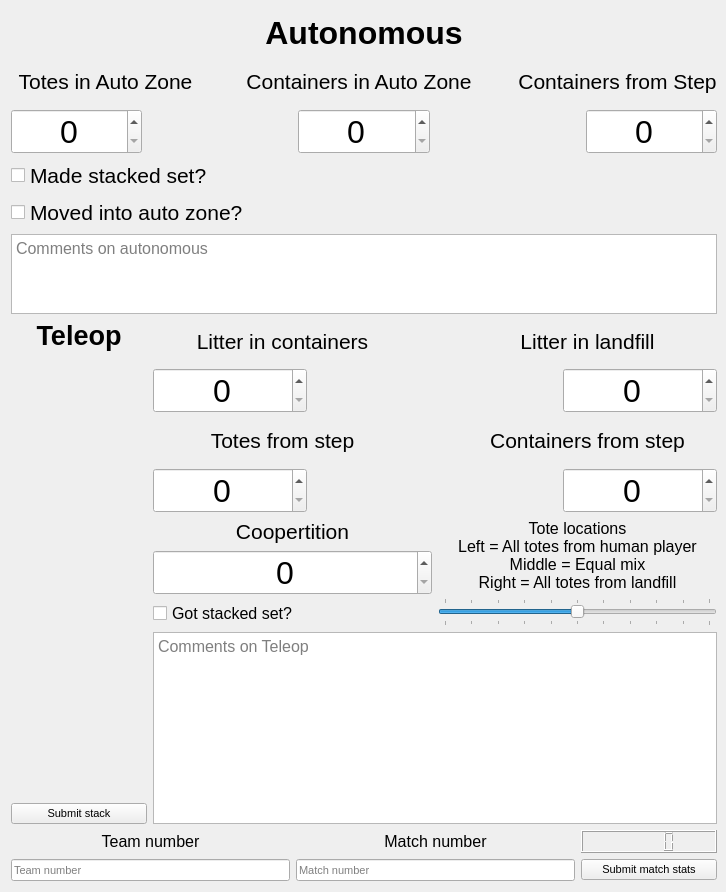
<?xml version="1.0" encoding="UTF-8"?>
<ui version="4.0">
 <class>Form</class>
 <widget class="QWidget" name="Form">
  <property name="geometry">
   <rect>
    <x>0</x>
    <y>0</y>
    <width>726</width>
    <height>892</height>
   </rect>
  </property>
  <property name="sizePolicy">
   <sizepolicy hsizetype="Minimum" vsizetype="Minimum">
    <horstretch>0</horstretch>
    <verstretch>0</verstretch>
   </sizepolicy>
  </property>
  <property name="font">
   <font>
    <pointsize>8</pointsize>
   </font>
  </property>
  <property name="windowTitle">
   <string>PiScout 2015: Turbomeme edition</string>
  </property>
  <property name="windowIcon">
   <iconset>
    <normaloff>piscoutlogo.png</normaloff>piscoutlogo.png</iconset>
  </property>
  <property name="layoutDirection">
   <enum>Qt::LeftToRight</enum>
  </property>
  <layout class="QGridLayout" name="gridLayout_2">
   <property name="sizeConstraint">
    <enum>QLayout::SetNoConstraint</enum>
   </property>
   <property name="rightMargin">
    <number>9</number>
   </property>
   <item row="18" column="0" colspan="4">
    <layout class="QHBoxLayout" name="horizontalLayout_11">
     <item>
      <widget class="QLineEdit" name="teamnumfield_f">
       <property name="sizePolicy">
        <sizepolicy hsizetype="Minimum" vsizetype="Maximum">
         <horstretch>0</horstretch>
         <verstretch>0</verstretch>
        </sizepolicy>
       </property>
       <property name="placeholderText">
        <string>Team number</string>
       </property>
      </widget>
     </item>
     <item>
      <widget class="QLineEdit" name="matchnumfield_f">
       <property name="sizePolicy">
        <sizepolicy hsizetype="Minimum" vsizetype="Maximum">
         <horstretch>0</horstretch>
         <verstretch>0</verstretch>
        </sizepolicy>
       </property>
       <property name="placeholderText">
        <string>Match number</string>
       </property>
      </widget>
     </item>
    </layout>
   </item>
   <item row="18" column="4">
    <layout class="QHBoxLayout" name="horizontalLayout_10">
     <property name="spacing">
      <number>6</number>
     </property>
     <property name="sizeConstraint">
      <enum>QLayout::SetNoConstraint</enum>
     </property>
     <item>
      <widget class="QPushButton" name="submitmatchstack_f">
       <property name="sizePolicy">
        <sizepolicy hsizetype="Minimum" vsizetype="Maximum">
         <horstretch>0</horstretch>
         <verstretch>0</verstretch>
        </sizepolicy>
       </property>
       <property name="text">
        <string>Submit match stats</string>
       </property>
      </widget>
     </item>
    </layout>
   </item>
   <item row="16" column="4">
    <layout class="QVBoxLayout" name="verticalLayout_2">
     <item>
      <widget class="QLCDNumber" name="overallrate"/>
     </item>
    </layout>
   </item>
   <item row="8" column="1" colspan="4">
    <layout class="QHBoxLayout" name="horizontalLayout_5">
     <property name="sizeConstraint">
      <enum>QLayout::SetNoConstraint</enum>
     </property>
     <item>
      <widget class="QLabel" name="label_6">
       <property name="font">
        <font>
         <pointsize>16</pointsize>
        </font>
       </property>
       <property name="text">
        <string>Litter in containers</string>
       </property>
       <property name="alignment">
        <set>Qt::AlignCenter</set>
       </property>
      </widget>
     </item>
     <item>
      <spacer name="horizontalSpacer_4">
       <property name="orientation">
        <enum>Qt::Horizontal</enum>
       </property>
       <property name="sizeType">
        <enum>QSizePolicy::Preferred</enum>
       </property>
       <property name="sizeHint" stdset="0">
        <size>
         <width>40</width>
         <height>20</height>
        </size>
       </property>
      </spacer>
     </item>
     <item>
      <widget class="QLabel" name="label_5">
       <property name="font">
        <font>
         <pointsize>16</pointsize>
        </font>
       </property>
       <property name="text">
        <string>Litter in landfill</string>
       </property>
       <property name="alignment">
        <set>Qt::AlignCenter</set>
       </property>
      </widget>
     </item>
    </layout>
   </item>
   <item row="11" column="1" colspan="4">
    <layout class="QHBoxLayout" name="horizontalLayout_6">
     <item>
      <widget class="QSpinBox" name="steptotes_f">
       <property name="sizePolicy">
        <sizepolicy hsizetype="Minimum" vsizetype="Minimum">
         <horstretch>1</horstretch>
         <verstretch>0</verstretch>
        </sizepolicy>
       </property>
       <property name="font">
        <font>
         <pointsize>24</pointsize>
         <weight>50</weight>
         <italic>false</italic>
         <bold>false</bold>
         <underline>false</underline>
         <strikeout>false</strikeout>
         <stylestrategy>PreferDefault</stylestrategy>
         <kerning>true</kerning>
        </font>
       </property>
       <property name="alignment">
        <set>Qt::AlignCenter</set>
       </property>
       <property name="buttonSymbols">
        <enum>QAbstractSpinBox::UpDownArrows</enum>
       </property>
       <property name="accelerated">
        <bool>true</bool>
       </property>
       <property name="maximum">
        <number>20</number>
       </property>
      </widget>
     </item>
     <item>
      <spacer name="horizontalSpacer_5">
       <property name="orientation">
        <enum>Qt::Horizontal</enum>
       </property>
       <property name="sizeType">
        <enum>QSizePolicy::Preferred</enum>
       </property>
       <property name="sizeHint" stdset="0">
        <size>
         <width>250</width>
         <height>20</height>
        </size>
       </property>
      </spacer>
     </item>
     <item>
      <widget class="QSpinBox" name="containertotes_f">
       <property name="sizePolicy">
        <sizepolicy hsizetype="Minimum" vsizetype="Minimum">
         <horstretch>1</horstretch>
         <verstretch>1</verstretch>
        </sizepolicy>
       </property>
       <property name="font">
        <font>
         <pointsize>24</pointsize>
         <weight>50</weight>
         <italic>false</italic>
         <bold>false</bold>
         <underline>false</underline>
         <strikeout>false</strikeout>
         <stylestrategy>PreferDefault</stylestrategy>
         <kerning>true</kerning>
        </font>
       </property>
       <property name="alignment">
        <set>Qt::AlignCenter</set>
       </property>
       <property name="buttonSymbols">
        <enum>QAbstractSpinBox::UpDownArrows</enum>
       </property>
       <property name="accelerated">
        <bool>true</bool>
       </property>
       <property name="maximum">
        <number>4</number>
       </property>
      </widget>
     </item>
    </layout>
   </item>
   <item row="10" column="1" colspan="4">
    <layout class="QHBoxLayout" name="horizontalLayout_7">
     <item>
      <widget class="QLabel" name="label_15">
       <property name="sizePolicy">
        <sizepolicy hsizetype="Preferred" vsizetype="Minimum">
         <horstretch>0</horstretch>
         <verstretch>0</verstretch>
        </sizepolicy>
       </property>
       <property name="font">
        <font>
         <pointsize>16</pointsize>
        </font>
       </property>
       <property name="text">
        <string>Totes from step</string>
       </property>
       <property name="alignment">
        <set>Qt::AlignCenter</set>
       </property>
      </widget>
     </item>
     <item>
      <spacer name="horizontalSpacer_6">
       <property name="orientation">
        <enum>Qt::Horizontal</enum>
       </property>
       <property name="sizeType">
        <enum>QSizePolicy::Minimum</enum>
       </property>
       <property name="sizeHint" stdset="0">
        <size>
         <width>40</width>
         <height>0</height>
        </size>
       </property>
      </spacer>
     </item>
     <item>
      <widget class="QLabel" name="label_16">
       <property name="sizePolicy">
        <sizepolicy hsizetype="Preferred" vsizetype="Minimum">
         <horstretch>0</horstretch>
         <verstretch>0</verstretch>
        </sizepolicy>
       </property>
       <property name="font">
        <font>
         <pointsize>16</pointsize>
        </font>
       </property>
       <property name="text">
        <string>Containers from step</string>
       </property>
       <property name="alignment">
        <set>Qt::AlignCenter</set>
       </property>
      </widget>
     </item>
    </layout>
   </item>
   <item row="12" column="3" rowspan="2" colspan="2">
    <layout class="QVBoxLayout" name="verticalLayout_6">
     <property name="sizeConstraint">
      <enum>QLayout::SetFixedSize</enum>
     </property>
     <item>
      <widget class="QLabel" name="label_18">
       <property name="sizePolicy">
        <sizepolicy hsizetype="Minimum" vsizetype="Minimum">
         <horstretch>0</horstretch>
         <verstretch>0</verstretch>
        </sizepolicy>
       </property>
       <property name="font">
        <font>
         <pointsize>12</pointsize>
        </font>
       </property>
       <property name="text">
        <string>Tote locations
Left = All totes from human player
Middle = Equal mix
Right = All totes from landfill</string>
       </property>
       <property name="alignment">
        <set>Qt::AlignCenter</set>
       </property>
      </widget>
     </item>
     <item>
      <widget class="QSlider" name="toteloc_f">
       <property name="sizePolicy">
        <sizepolicy hsizetype="Preferred" vsizetype="Preferred">
         <horstretch>0</horstretch>
         <verstretch>0</verstretch>
        </sizepolicy>
       </property>
       <property name="maximum">
        <number>10</number>
       </property>
       <property name="sliderPosition">
        <number>5</number>
       </property>
       <property name="orientation">
        <enum>Qt::Horizontal</enum>
       </property>
       <property name="tickPosition">
        <enum>QSlider::TicksBothSides</enum>
       </property>
       <property name="tickInterval">
        <number>1</number>
       </property>
      </widget>
     </item>
    </layout>
   </item>
   <item row="8" column="0" rowspan="7">
    <layout class="QVBoxLayout" name="verticalLayout">
     <property name="sizeConstraint">
      <enum>QLayout::SetNoConstraint</enum>
     </property>
     <item>
      <widget class="QLabel" name="label_7">
       <property name="sizePolicy">
        <sizepolicy hsizetype="Minimum" vsizetype="Maximum">
         <horstretch>0</horstretch>
         <verstretch>0</verstretch>
        </sizepolicy>
       </property>
       <property name="font">
        <font>
         <pointsize>20</pointsize>
         <weight>75</weight>
         <bold>true</bold>
        </font>
       </property>
       <property name="text">
        <string>Teleop</string>
       </property>
       <property name="alignment">
        <set>Qt::AlignCenter</set>
       </property>
      </widget>
     </item>
     <item>
      <widget class="QLabel" name="can_f">
       <property name="sizePolicy">
        <sizepolicy hsizetype="Preferred" vsizetype="Preferred">
         <horstretch>0</horstretch>
         <verstretch>0</verstretch>
        </sizepolicy>
       </property>
       <property name="maximumSize">
        <size>
         <width>229</width>
         <height>104</height>
        </size>
       </property>
       <property name="text">
        <string/>
       </property>
       <property name="pixmap">
        <pixmap>can.png</pixmap>
       </property>
       <property name="scaledContents">
        <bool>true</bool>
       </property>
      </widget>
     </item>
     <item>
      <widget class="QLabel" name="tote6_f">
       <property name="maximumSize">
        <size>
         <width>229</width>
         <height>52</height>
        </size>
       </property>
       <property name="text">
        <string/>
       </property>
       <property name="pixmap">
        <pixmap>tote.png</pixmap>
       </property>
       <property name="scaledContents">
        <bool>true</bool>
       </property>
      </widget>
     </item>
     <item>
      <widget class="QLabel" name="tote5_f">
       <property name="maximumSize">
        <size>
         <width>229</width>
         <height>52</height>
        </size>
       </property>
       <property name="text">
        <string/>
       </property>
       <property name="pixmap">
        <pixmap>tote.png</pixmap>
       </property>
       <property name="scaledContents">
        <bool>true</bool>
       </property>
      </widget>
     </item>
     <item>
      <widget class="QLabel" name="tote4_f">
       <property name="maximumSize">
        <size>
         <width>229</width>
         <height>51</height>
        </size>
       </property>
       <property name="text">
        <string/>
       </property>
       <property name="pixmap">
        <pixmap>tote.png</pixmap>
       </property>
       <property name="scaledContents">
        <bool>true</bool>
       </property>
      </widget>
     </item>
     <item>
      <widget class="QLabel" name="tote3_f">
       <property name="maximumSize">
        <size>
         <width>229</width>
         <height>52</height>
        </size>
       </property>
       <property name="text">
        <string/>
       </property>
       <property name="pixmap">
        <pixmap>tote.png</pixmap>
       </property>
       <property name="scaledContents">
        <bool>true</bool>
       </property>
      </widget>
     </item>
     <item>
      <widget class="QLabel" name="tote2_f">
       <property name="maximumSize">
        <size>
         <width>229</width>
         <height>52</height>
        </size>
       </property>
       <property name="text">
        <string/>
       </property>
       <property name="pixmap">
        <pixmap>tote.png</pixmap>
       </property>
       <property name="scaledContents">
        <bool>true</bool>
       </property>
      </widget>
     </item>
     <item>
      <widget class="QLabel" name="tote1_f">
       <property name="maximumSize">
        <size>
         <width>229</width>
         <height>52</height>
        </size>
       </property>
       <property name="text">
        <string/>
       </property>
       <property name="pixmap">
        <pixmap>tote.png</pixmap>
       </property>
       <property name="scaledContents">
        <bool>true</bool>
       </property>
      </widget>
     </item>
     <item>
      <widget class="QPushButton" name="submitstack_f">
       <property name="sizePolicy">
        <sizepolicy hsizetype="Minimum" vsizetype="Maximum">
         <horstretch>0</horstretch>
         <verstretch>0</verstretch>
        </sizepolicy>
       </property>
       <property name="text">
        <string>Submit stack</string>
       </property>
      </widget>
     </item>
    </layout>
   </item>
   <item row="13" column="1" colspan="2">
    <layout class="QVBoxLayout" name="verticalLayout_8">
     <item>
      <widget class="QCheckBox" name="coopstackchkbox_f">
       <property name="font">
        <font>
         <pointsize>12</pointsize>
        </font>
       </property>
       <property name="text">
        <string>Got stacked set?</string>
       </property>
       <property name="tristate">
        <bool>false</bool>
       </property>
      </widget>
     </item>
    </layout>
   </item>
   <item row="12" column="1" colspan="2">
    <layout class="QVBoxLayout" name="verticalLayout_7">
     <item>
      <widget class="QLabel" name="label_19">
       <property name="font">
        <font>
         <pointsize>16</pointsize>
        </font>
       </property>
       <property name="text">
        <string>Coopertition</string>
       </property>
       <property name="alignment">
        <set>Qt::AlignCenter</set>
       </property>
      </widget>
     </item>
     <item>
      <widget class="QSpinBox" name="coop_f">
       <property name="sizePolicy">
        <sizepolicy hsizetype="Minimum" vsizetype="Minimum">
         <horstretch>1</horstretch>
         <verstretch>1</verstretch>
        </sizepolicy>
       </property>
       <property name="font">
        <font>
         <pointsize>24</pointsize>
         <weight>50</weight>
         <italic>false</italic>
         <bold>false</bold>
         <underline>false</underline>
         <strikeout>false</strikeout>
         <stylestrategy>PreferDefault</stylestrategy>
         <kerning>true</kerning>
        </font>
       </property>
       <property name="alignment">
        <set>Qt::AlignCenter</set>
       </property>
       <property name="buttonSymbols">
        <enum>QAbstractSpinBox::UpDownArrows</enum>
       </property>
       <property name="accelerated">
        <bool>true</bool>
       </property>
       <property name="maximum">
        <number>20</number>
       </property>
      </widget>
     </item>
    </layout>
   </item>
   <item row="9" column="1" colspan="4">
    <layout class="QHBoxLayout" name="horizontalLayout_4">
     <item>
      <widget class="QSpinBox" name="containerlitter_f">
       <property name="sizePolicy">
        <sizepolicy hsizetype="Minimum" vsizetype="Minimum">
         <horstretch>1</horstretch>
         <verstretch>0</verstretch>
        </sizepolicy>
       </property>
       <property name="font">
        <font>
         <pointsize>24</pointsize>
         <weight>50</weight>
         <italic>false</italic>
         <bold>false</bold>
         <underline>false</underline>
         <strikeout>false</strikeout>
         <stylestrategy>PreferDefault</stylestrategy>
         <kerning>true</kerning>
        </font>
       </property>
       <property name="alignment">
        <set>Qt::AlignCenter</set>
       </property>
       <property name="buttonSymbols">
        <enum>QAbstractSpinBox::UpDownArrows</enum>
       </property>
       <property name="accelerated">
        <bool>true</bool>
       </property>
       <property name="maximum">
        <number>7</number>
       </property>
      </widget>
     </item>
     <item>
      <spacer name="horizontalSpacer_3">
       <property name="orientation">
        <enum>Qt::Horizontal</enum>
       </property>
       <property name="sizeType">
        <enum>QSizePolicy::Minimum</enum>
       </property>
       <property name="sizeHint" stdset="0">
        <size>
         <width>250</width>
         <height>0</height>
        </size>
       </property>
      </spacer>
     </item>
     <item>
      <widget class="QSpinBox" name="landfilllitter_f">
       <property name="sizePolicy">
        <sizepolicy hsizetype="Minimum" vsizetype="Minimum">
         <horstretch>1</horstretch>
         <verstretch>0</verstretch>
        </sizepolicy>
       </property>
       <property name="font">
        <font>
         <pointsize>24</pointsize>
         <weight>50</weight>
         <italic>false</italic>
         <bold>false</bold>
         <underline>false</underline>
         <strikeout>false</strikeout>
         <stylestrategy>PreferDefault</stylestrategy>
         <kerning>true</kerning>
        </font>
       </property>
       <property name="alignment">
        <set>Qt::AlignCenter</set>
       </property>
       <property name="buttonSymbols">
        <enum>QAbstractSpinBox::UpDownArrows</enum>
       </property>
       <property name="accelerated">
        <bool>true</bool>
       </property>
       <property name="maximum">
        <number>20</number>
       </property>
      </widget>
     </item>
    </layout>
   </item>
   <item row="2" column="0" colspan="5">
    <layout class="QHBoxLayout" name="horizontalLayout">
     <property name="sizeConstraint">
      <enum>QLayout::SetNoConstraint</enum>
     </property>
     <item>
      <widget class="QSpinBox" name="autototes_f">
       <property name="enabled">
        <bool>true</bool>
       </property>
       <property name="sizePolicy">
        <sizepolicy hsizetype="Minimum" vsizetype="Minimum">
         <horstretch>1</horstretch>
         <verstretch>0</verstretch>
        </sizepolicy>
       </property>
       <property name="minimumSize">
        <size>
         <width>0</width>
         <height>0</height>
        </size>
       </property>
       <property name="sizeIncrement">
        <size>
         <width>0</width>
         <height>0</height>
        </size>
       </property>
       <property name="baseSize">
        <size>
         <width>0</width>
         <height>0</height>
        </size>
       </property>
       <property name="font">
        <font>
         <family>MS Shell Dlg 2</family>
         <pointsize>24</pointsize>
         <weight>50</weight>
         <bold>false</bold>
        </font>
       </property>
       <property name="autoFillBackground">
        <bool>false</bool>
       </property>
       <property name="styleSheet">
        <string notr="true"/>
       </property>
       <property name="alignment">
        <set>Qt::AlignCenter</set>
       </property>
       <property name="accelerated">
        <bool>true</bool>
       </property>
       <property name="correctionMode">
        <enum>QAbstractSpinBox::CorrectToPreviousValue</enum>
       </property>
       <property name="maximum">
        <number>3</number>
       </property>
      </widget>
     </item>
     <item>
      <spacer name="horizontalSpacer">
       <property name="autoFillBackground">
        <bool>false</bool>
       </property>
       <property name="styleSheet">
        <string notr="true"/>
       </property>
       <property name="orientation">
        <enum>Qt::Horizontal</enum>
       </property>
       <property name="sizeType">
        <enum>QSizePolicy::Minimum</enum>
       </property>
       <property name="sizeHint" stdset="0">
        <size>
         <width>150</width>
         <height>0</height>
        </size>
       </property>
      </spacer>
     </item>
     <item>
      <widget class="QSpinBox" name="autocontainers_f">
       <property name="sizePolicy">
        <sizepolicy hsizetype="Minimum" vsizetype="Minimum">
         <horstretch>1</horstretch>
         <verstretch>0</verstretch>
        </sizepolicy>
       </property>
       <property name="font">
        <font>
         <pointsize>24</pointsize>
         <weight>50</weight>
         <italic>false</italic>
         <bold>false</bold>
         <underline>false</underline>
         <strikeout>false</strikeout>
         <stylestrategy>PreferDefault</stylestrategy>
         <kerning>true</kerning>
        </font>
       </property>
       <property name="autoFillBackground">
        <bool>false</bool>
       </property>
       <property name="styleSheet">
        <string notr="true"/>
       </property>
       <property name="alignment">
        <set>Qt::AlignCenter</set>
       </property>
       <property name="buttonSymbols">
        <enum>QAbstractSpinBox::UpDownArrows</enum>
       </property>
       <property name="accelerated">
        <bool>true</bool>
       </property>
       <property name="maximum">
        <number>7</number>
       </property>
      </widget>
     </item>
     <item>
      <spacer name="horizontalSpacer_2">
       <property name="autoFillBackground">
        <bool>false</bool>
       </property>
       <property name="styleSheet">
        <string notr="true"/>
       </property>
       <property name="orientation">
        <enum>Qt::Horizontal</enum>
       </property>
       <property name="sizeType">
        <enum>QSizePolicy::Minimum</enum>
       </property>
       <property name="sizeHint" stdset="0">
        <size>
         <width>150</width>
         <height>0</height>
        </size>
       </property>
      </spacer>
     </item>
     <item>
      <widget class="QSpinBox" name="autostepcontainers_f">
       <property name="sizePolicy">
        <sizepolicy hsizetype="Minimum" vsizetype="Minimum">
         <horstretch>1</horstretch>
         <verstretch>0</verstretch>
        </sizepolicy>
       </property>
       <property name="font">
        <font>
         <pointsize>24</pointsize>
        </font>
       </property>
       <property name="autoFillBackground">
        <bool>false</bool>
       </property>
       <property name="styleSheet">
        <string notr="true"/>
       </property>
       <property name="alignment">
        <set>Qt::AlignCenter</set>
       </property>
       <property name="accelerated">
        <bool>true</bool>
       </property>
       <property name="maximum">
        <number>4</number>
       </property>
      </widget>
     </item>
    </layout>
   </item>
   <item row="14" column="1" colspan="4">
    <layout class="QVBoxLayout" name="verticalLayout_12">
     <item>
      <widget class="QTextBrowser" name="teleopcomments_f">
       <property name="sizePolicy">
        <sizepolicy hsizetype="Minimum" vsizetype="Minimum">
         <horstretch>0</horstretch>
         <verstretch>0</verstretch>
        </sizepolicy>
       </property>
       <property name="font">
        <font>
         <pointsize>12</pointsize>
        </font>
       </property>
       <property name="undoRedoEnabled">
        <bool>true</bool>
       </property>
       <property name="readOnly">
        <bool>false</bool>
       </property>
       <property name="placeholderText">
        <string>Comments on Teleop</string>
       </property>
      </widget>
     </item>
    </layout>
   </item>
   <item row="1" column="0" colspan="5">
    <layout class="QHBoxLayout" name="horizontalLayout_2">
     <item>
      <widget class="QLabel" name="label_4">
       <property name="font">
        <font>
         <pointsize>16</pointsize>
        </font>
       </property>
       <property name="autoFillBackground">
        <bool>false</bool>
       </property>
       <property name="styleSheet">
        <string notr="true"/>
       </property>
       <property name="text">
        <string>Totes in Auto Zone</string>
       </property>
       <property name="alignment">
        <set>Qt::AlignCenter</set>
       </property>
      </widget>
     </item>
     <item>
      <spacer name="horizontalSpacer_9">
       <property name="autoFillBackground">
        <bool>false</bool>
       </property>
       <property name="styleSheet">
        <string notr="true"/>
       </property>
       <property name="orientation">
        <enum>Qt::Horizontal</enum>
       </property>
       <property name="sizeType">
        <enum>QSizePolicy::Maximum</enum>
       </property>
       <property name="sizeHint" stdset="0">
        <size>
         <width>40</width>
         <height>0</height>
        </size>
       </property>
      </spacer>
     </item>
     <item>
      <widget class="QLabel" name="label_3">
       <property name="font">
        <font>
         <pointsize>16</pointsize>
        </font>
       </property>
       <property name="autoFillBackground">
        <bool>false</bool>
       </property>
       <property name="styleSheet">
        <string notr="true"/>
       </property>
       <property name="text">
        <string>Containers in Auto Zone</string>
       </property>
       <property name="alignment">
        <set>Qt::AlignCenter</set>
       </property>
      </widget>
     </item>
     <item>
      <spacer name="horizontalSpacer_10">
       <property name="autoFillBackground">
        <bool>false</bool>
       </property>
       <property name="styleSheet">
        <string notr="true"/>
       </property>
       <property name="orientation">
        <enum>Qt::Horizontal</enum>
       </property>
       <property name="sizeType">
        <enum>QSizePolicy::Maximum</enum>
       </property>
       <property name="sizeHint" stdset="0">
        <size>
         <width>40</width>
         <height>0</height>
        </size>
       </property>
      </spacer>
     </item>
     <item>
      <widget class="QLabel" name="label_2">
       <property name="font">
        <font>
         <pointsize>16</pointsize>
        </font>
       </property>
       <property name="autoFillBackground">
        <bool>false</bool>
       </property>
       <property name="styleSheet">
        <string notr="true"/>
       </property>
       <property name="text">
        <string>Containers from Step</string>
       </property>
       <property name="alignment">
        <set>Qt::AlignCenter</set>
       </property>
      </widget>
     </item>
    </layout>
   </item>
   <item row="0" column="0" colspan="5">
    <layout class="QHBoxLayout" name="horizontalLayout_3">
     <item>
      <widget class="QLabel" name="label">
       <property name="sizePolicy">
        <sizepolicy hsizetype="Preferred" vsizetype="Minimum">
         <horstretch>0</horstretch>
         <verstretch>0</verstretch>
        </sizepolicy>
       </property>
       <property name="font">
        <font>
         <pointsize>24</pointsize>
         <weight>75</weight>
         <bold>true</bold>
        </font>
       </property>
       <property name="autoFillBackground">
        <bool>false</bool>
       </property>
       <property name="styleSheet">
        <string notr="true"/>
       </property>
       <property name="text">
        <string>Autonomous</string>
       </property>
       <property name="alignment">
        <set>Qt::AlignCenter</set>
       </property>
      </widget>
     </item>
    </layout>
   </item>
   <item row="4" column="0" colspan="5">
    <layout class="QVBoxLayout" name="verticalLayout_4">
     <property name="sizeConstraint">
      <enum>QLayout::SetMaximumSize</enum>
     </property>
     <item>
      <widget class="QCheckBox" name="autostackchkbox_f">
       <property name="sizePolicy">
        <sizepolicy hsizetype="Minimum" vsizetype="Maximum">
         <horstretch>0</horstretch>
         <verstretch>0</verstretch>
        </sizepolicy>
       </property>
       <property name="font">
        <font>
         <pointsize>16</pointsize>
        </font>
       </property>
       <property name="autoFillBackground">
        <bool>false</bool>
       </property>
       <property name="styleSheet">
        <string notr="true"/>
       </property>
       <property name="text">
        <string>Made stacked set?</string>
       </property>
       <property name="iconSize">
        <size>
         <width>16</width>
         <height>16</height>
        </size>
       </property>
      </widget>
     </item>
     <item>
      <widget class="QCheckBox" name="autozonechkbox_f">
       <property name="sizePolicy">
        <sizepolicy hsizetype="Minimum" vsizetype="Maximum">
         <horstretch>0</horstretch>
         <verstretch>0</verstretch>
        </sizepolicy>
       </property>
       <property name="font">
        <font>
         <pointsize>16</pointsize>
        </font>
       </property>
       <property name="autoFillBackground">
        <bool>false</bool>
       </property>
       <property name="styleSheet">
        <string notr="true"/>
       </property>
       <property name="text">
        <string>Moved into auto zone?</string>
       </property>
       <property name="checked">
        <bool>false</bool>
       </property>
      </widget>
     </item>
     <item>
      <widget class="QTextEdit" name="autocomments_f">
       <property name="sizePolicy">
        <sizepolicy hsizetype="Minimum" vsizetype="Fixed">
         <horstretch>0</horstretch>
         <verstretch>0</verstretch>
        </sizepolicy>
       </property>
       <property name="maximumSize">
        <size>
         <width>16777215</width>
         <height>80</height>
        </size>
       </property>
       <property name="font">
        <font>
         <pointsize>12</pointsize>
        </font>
       </property>
       <property name="autoFillBackground">
        <bool>false</bool>
       </property>
       <property name="styleSheet">
        <string notr="true"/>
       </property>
       <property name="frameShape">
        <enum>QFrame::StyledPanel</enum>
       </property>
       <property name="frameShadow">
        <enum>QFrame::Sunken</enum>
       </property>
       <property name="html">
        <string>&lt;!DOCTYPE HTML PUBLIC &quot;-//W3C//DTD HTML 4.0//EN&quot; &quot;http://www.w3.org/TR/REC-html40/strict.dtd&quot;&gt;
&lt;html&gt;&lt;head&gt;&lt;meta name=&quot;qrichtext&quot; content=&quot;1&quot; /&gt;&lt;style type=&quot;text/css&quot;&gt;
p, li { white-space: pre-wrap; }
&lt;/style&gt;&lt;/head&gt;&lt;body style=&quot; font-family:'MS Shell Dlg 2'; font-size:12pt; font-weight:400; font-style:normal;&quot;&gt;
&lt;p style=&quot;-qt-paragraph-type:empty; margin-top:0px; margin-bottom:0px; margin-left:0px; margin-right:0px; -qt-block-indent:0; text-indent:0px;&quot;&gt;&lt;br /&gt;&lt;/p&gt;&lt;/body&gt;&lt;/html&gt;</string>
       </property>
       <property name="placeholderText">
        <string>Comments on autonomous</string>
       </property>
      </widget>
     </item>
    </layout>
   </item>
   <item row="16" column="0" colspan="4">
    <layout class="QHBoxLayout" name="horizontalLayout_12">
     <property name="sizeConstraint">
      <enum>QLayout::SetDefaultConstraint</enum>
     </property>
     <item>
      <widget class="QLabel" name="label_25">
       <property name="sizePolicy">
        <sizepolicy hsizetype="Preferred" vsizetype="Maximum">
         <horstretch>0</horstretch>
         <verstretch>0</verstretch>
        </sizepolicy>
       </property>
       <property name="font">
        <font>
         <pointsize>12</pointsize>
        </font>
       </property>
       <property name="text">
        <string>Team number</string>
       </property>
       <property name="alignment">
        <set>Qt::AlignCenter</set>
       </property>
      </widget>
     </item>
     <item>
      <widget class="QLabel" name="label_24">
       <property name="sizePolicy">
        <sizepolicy hsizetype="Preferred" vsizetype="Maximum">
         <horstretch>0</horstretch>
         <verstretch>0</verstretch>
        </sizepolicy>
       </property>
       <property name="font">
        <font>
         <pointsize>12</pointsize>
        </font>
       </property>
       <property name="text">
        <string>Match number</string>
       </property>
       <property name="alignment">
        <set>Qt::AlignCenter</set>
       </property>
      </widget>
     </item>
    </layout>
   </item>
  </layout>
 </widget>
 <resources/>
 <connections/>
</ui>
